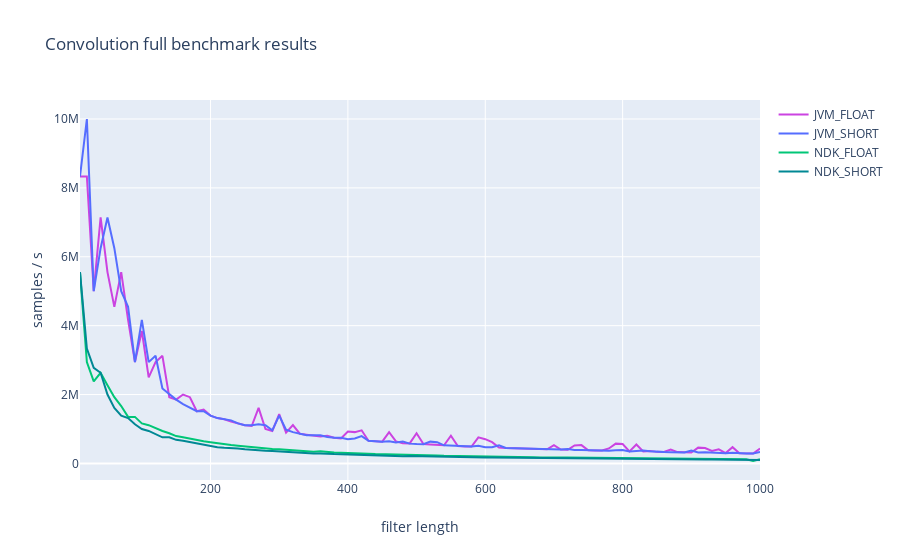

Notebook code cell kept with this figure:
### Markdown cell above
FIR filter was implemented from scratch in two versions - one working on floats and one using shorts. Kotlin implementation: 

```kotlin
class FIRFloat(private val coefs: FloatArray) {
    private val length: Int = coefs.size
    private val delayLine: FloatArray
    private var count = 0

    init {
        delayLine = FloatArray(length)
    }

    fun getOutputSample(inputSample: Float): Float {
        delayLine[count] = inputSample
        var result = 0.0F
        var index = count
        for (i in 0 until length) {
            result += coefs[i] * delayLine[index--]
            if (index < 0) index = length - 1
        }
        if (++count >= length) count = 0
        return result
    }
}
```

C++ implementation is analogous.

### Code cell
iplot({
    'data': [
        go.Scatter(**dict(
            x = convolution.T.index,
            y = convolution.T[env],
            mode = 'lines', # markers
            name = env.upper(),
            marker_color = colors[env]
        )) for env in ['jvm_float', 'jvm_short', 'ndk_float', 'ndk_short']
    ],
    'layout': go.Layout(title='Convolution full benchmark results', xaxis=dict(title='filter length'), yaxis=dict(title='samples / s'))
})
